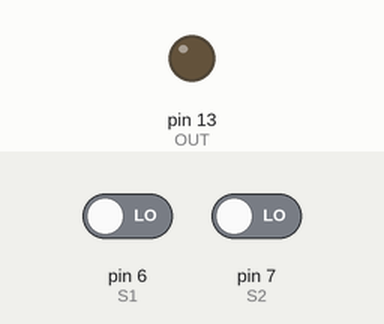
This sketch was run on a simulated Arduino Uno, built with avr-gcc and run on an emulated ATmega328P. Shown: output pins drawn as LEDs (lit = HIGH). The inputs (shaded band) are chosen by the test bench; at power-on: pin 6 (S1) LOW, pin 7 (S2) LOW.

Above: at 1.2 s.
1.3 s: pin 6 (S1) driven HIGH and pin 7 (S2) driven HIGH
At 2.4 s:
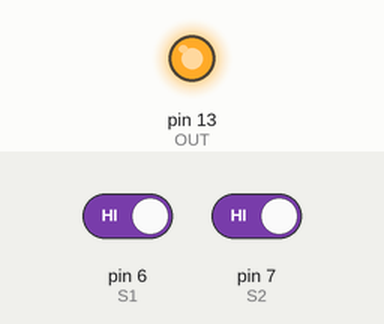
2.8 s: pin 6 (S1) driven LOW
At 3.5 s:
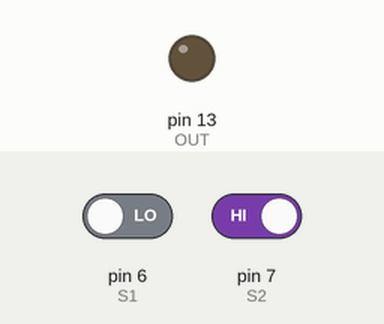
4.3 s: pin 6 (S1) driven HIGH
At 4.6 s:
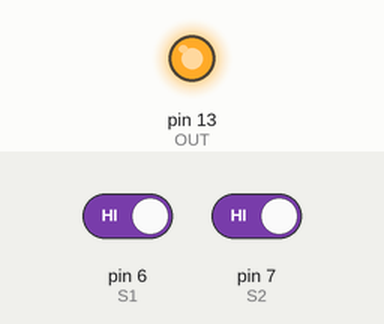
Timing chart, 0 to 7.3 s (numbered marks = the images above; inputs shaded):
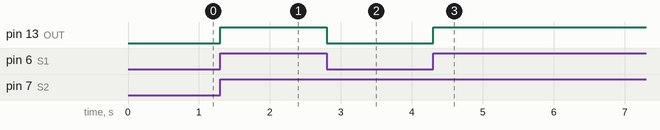

Measured:
- after the input at 1.3 s, pin 13 (OUT): LOW → HIGH at once
- after the input at 2.8 s, pin 13 (OUT): HIGH → LOW at once
- after the input at 4.3 s, pin 13 (OUT): LOW → HIGH at once

The sketch:

AND_gate.ino
```cpp
#define S1 6
#define S2 7
#define OUT 13

bool Var_S1;
bool Var_S2;

void setup() {
  // put your setup code here, to run once:
pinMode(S1,INPUT);
pinMode(S2,INPUT);
pinMode(OUT,OUTPUT);
}

void loop() {
  // put your main code here, to run repeatedly:

Var_S1=digitalRead(S1);
Var_S2=digitalRead(S2);

if(Var_S1 && Var_S2)
{
  digitalWrite(OUT,HIGH);
}
else{
  digitalWrite(OUT,LOW);
}
}
```
